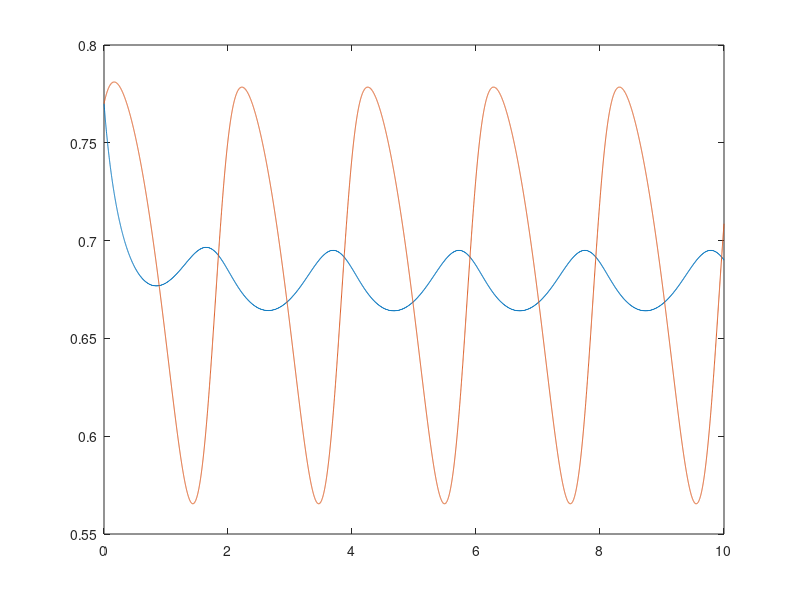
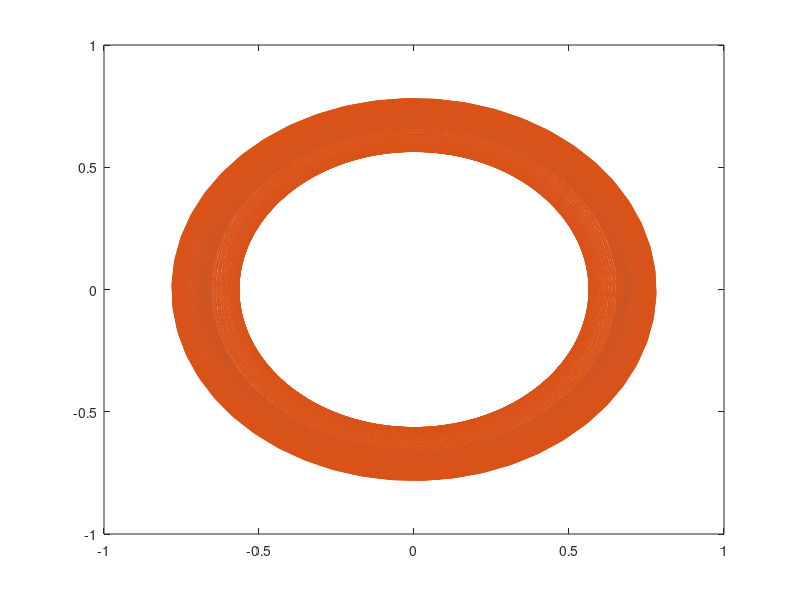

These charts were generated, in order, by the following MATLAB code:
% This script shows a limit cycle oscillator in the beta band (20Hz)

clear all
close all
clc
% Include the GrFNN toolbox
addpath(genpath('~/Documents/GrFNNToolbox/'))

% the output of beta drives a gamma oscillator
dzdt = @(t,z,alpha,beta1,beta2,epsilon,F,omega0)  ...        
    [z(1)*(alpha + 1i*2*pi*40 + 0.1*beta1*abs(z(1))^2 + ...     
    (epsilon*beta2*abs(z(1))^4)/(1-epsilon*abs(z(1))^2) - 4*abs(z(2)*exp(-1*pi/2))); ...
    (z(2)*(alpha + 1i*2*pi*20 + beta1*abs(z(2))^2 + ... % beta layer
    (epsilon*beta2*abs(z(2))^4)/(1-epsilon*abs(z(2))^2)) + ...   
    F*exp(1i*omega0*t))]; % input to beta

% parameters of the limit cycle oscillator
z0 = 0.77;
alpha = 1;
beta1 = -1;
beta2 = -1;
epsilon = 1;
F = 0.5;
f0 = 19.5;
omega0 = 2*pi*f0;

% parameters for time
fs = 1000;
dur = 10; % in seconds
T = 1/fs;
time = 0:T:dur;

% integrate the ode to obtain the amplitude
[t,z] = ode45(@(t,z) dzdt(t,z,alpha,beta1,beta2,epsilon,F,omega0),time,[z0,z0]);

% extract information
r = abs(z);
dr2dt = diff(r(:,1));
dr1dt = diff(r(:,2));

plot(time,r)

figure(2)
plot(z)
% plot(r(1:end-1,2),dr1dt)
% hold on
% plot(r(1:end-1,1),dr2dt)
